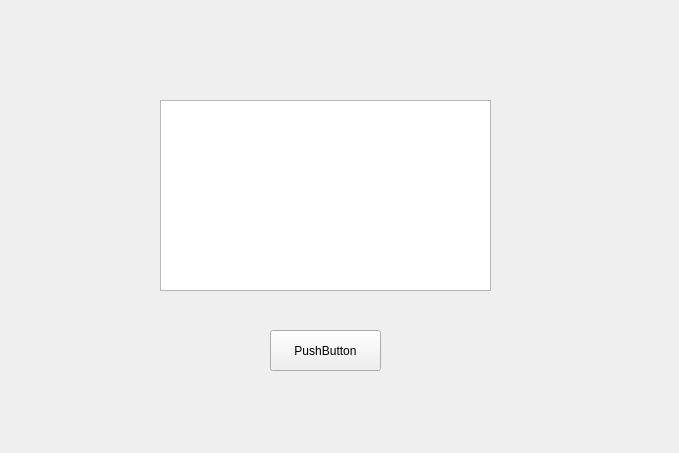
<?xml version="1.0" encoding="UTF-8"?>
<ui version="4.0">
 <class>Form</class>
 <widget class="QWidget" name="Form">
  <property name="geometry">
   <rect>
    <x>0</x>
    <y>0</y>
    <width>679</width>
    <height>453</height>
   </rect>
  </property>
  <property name="windowTitle">
   <string>Address Book</string>
  </property>
  <widget class="QPushButton" name="pushButton">
   <property name="geometry">
    <rect>
     <x>270</x>
     <y>330</y>
     <width>111</width>
     <height>41</height>
    </rect>
   </property>
   <property name="text">
    <string>PushButton</string>
   </property>
  </widget>
  <widget class="QTextEdit" name="textEdit">
   <property name="geometry">
    <rect>
     <x>160</x>
     <y>100</y>
     <width>331</width>
     <height>191</height>
    </rect>
   </property>
  </widget>
 </widget>
 <resources/>
 <connections/>
</ui>
